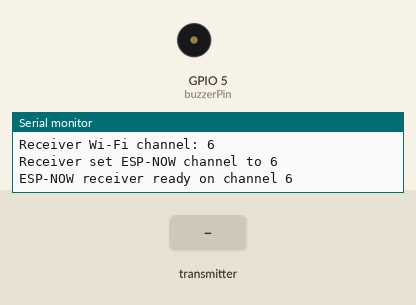
Recording of a sketch running on a simulated ESP32. On the bench: buzzer (waves = sounding, pin HIGH), the last lines printed to the serial monitor. Inputs (shaded band) come from the test bench. WiFi joins after 1.5 s; servers stay silent unless stated.

Above: at 2.4 s.
2.5 s: the transmitter starts sending command = BUZZER_ON
At 3.3 s:
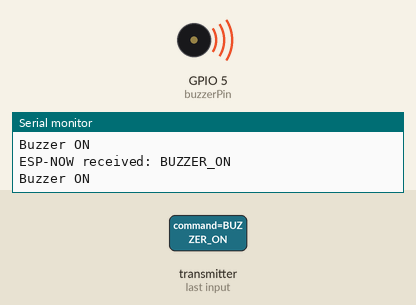
Timing chart, 0 to 5.5 s (numbered marks = the images above; inputs shaded):
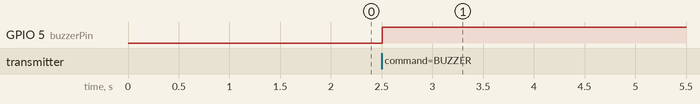

Measured:
- after the input at 2.5 s, GPIO 5 (buzzerPin): LOW → HIGH at once

The sketch:

BuzzerReceiver.ino
```cpp
#include <WiFi.h>
#include <esp_now.h>
#include <esp_wifi.h>

const char* ssid = "LK TRONICS-2.4G";
const char* password = "lktronics@2025";

const int buzzerPin = 5;

typedef struct struct_message {
  char command[16];
} struct_message;

struct_message incomingMessage;
bool wifiEverConnected = false;
bool espNowReady = false;
unsigned long lastWifiAttemptMs = 0;
unsigned long buzzerOffAt = 0;
const unsigned long buzzerDurationMs = 1000;
const unsigned long wifiReconnectIntervalMs = 10000;

void startWiFi() {
  if (WiFi.status() == WL_CONNECTED) {
    return;
  }

  Serial.println("Receiver: starting Wi-Fi connection attempt");
  WiFi.mode(WIFI_STA);
  WiFi.setSleep(false);
  WiFi.setAutoReconnect(true);
  WiFi.begin(ssid, password);
  lastWifiAttemptMs = millis();
}

void configureEspNowChannel() {
  uint8_t wifiChannel = WiFi.channel();
  if (wifiChannel == 0) {
    Serial.println("ESP-NOW channel setup skipped: Wi-Fi channel unavailable");
    return;
  }

  esp_wifi_set_promiscuous(true);
  esp_err_t channelResult = esp_wifi_set_channel(wifiChannel, WIFI_SECOND_CHAN_NONE);
  esp_wifi_set_promiscuous(false);

  if (channelResult != ESP_OK) {
    Serial.print("ESP-NOW channel setup failed: ");
    Serial.println(channelResult);
  } else {
    Serial.print("Receiver set ESP-NOW channel to ");
    Serial.println(wifiChannel);
  }
}

void activateBuzzer() {
  digitalWrite(buzzerPin, HIGH);
  buzzerOffAt = millis() + buzzerDurationMs;
  Serial.println("Buzzer ON");
}

void onDataRecv(const esp_now_recv_info_t* recvInfo, const uint8_t* incomingData, int len) {
  (void)recvInfo;

  memset(&incomingMessage, 0, sizeof(incomingMessage));
  size_t copyLength = len < (int)sizeof(incomingMessage) ? len : sizeof(incomingMessage);
  memcpy(&incomingMessage, incomingData, copyLength);

  Serial.print("ESP-NOW received: ");
  Serial.println(incomingMessage.command);

  if (strcmp(incomingMessage.command, "BUZZER_ON") == 0) {
    activateBuzzer();
  }
}

void setupEspNow() {
  if (WiFi.status() != WL_CONNECTED) {
    espNowReady = false;
    return;
  }

  configureEspNowChannel();

  esp_err_t initResult = esp_now_init();
  if (initResult != ESP_OK && initResult != ESP_ERR_ESPNOW_EXIST) {
    Serial.print("ESP-NOW init failed: ");
    Serial.println(initResult);
    espNowReady = false;
    return;
  }

  if (initResult == ESP_ERR_ESPNOW_EXIST) {
    Serial.println("ESP-NOW already initialized");
  }

  esp_now_register_recv_cb(onDataRecv);
  espNowReady = true;
  Serial.print("ESP-NOW receiver ready on channel ");
  Serial.println(WiFi.channel());
}

void setup() {
  Serial.begin(115200);
  pinMode(buzzerPin, OUTPUT);
  digitalWrite(buzzerPin, LOW);

  startWiFi();
}

void loop() {
  if (WiFi.status() == WL_CONNECTED) {
    if (!wifiEverConnected) {
      wifiEverConnected = true;
      Serial.print("Receiver Wi-Fi connected. IP: ");
      Serial.println(WiFi.localIP());
      Serial.print("Receiver Wi-Fi channel: ");
      Serial.println(WiFi.channel());
      espNowReady = false;
    }
  } else {
    if (wifiEverConnected) {
      Serial.println("Receiver Wi-Fi disconnected");
    }
    wifiEverConnected = false;
    espNowReady = false;

    if (millis() - lastWifiAttemptMs >= wifiReconnectIntervalMs) {
      startWiFi();
    }
  }

  if (WiFi.status() == WL_CONNECTED && !espNowReady) {
    setupEspNow();
  }

  if (buzzerOffAt != 0 && millis() > buzzerOffAt) {
    digitalWrite(buzzerPin, LOW);
    buzzerOffAt = 0;
    Serial.println("Buzzer OFF");
  }

  delay(1);
}
```
